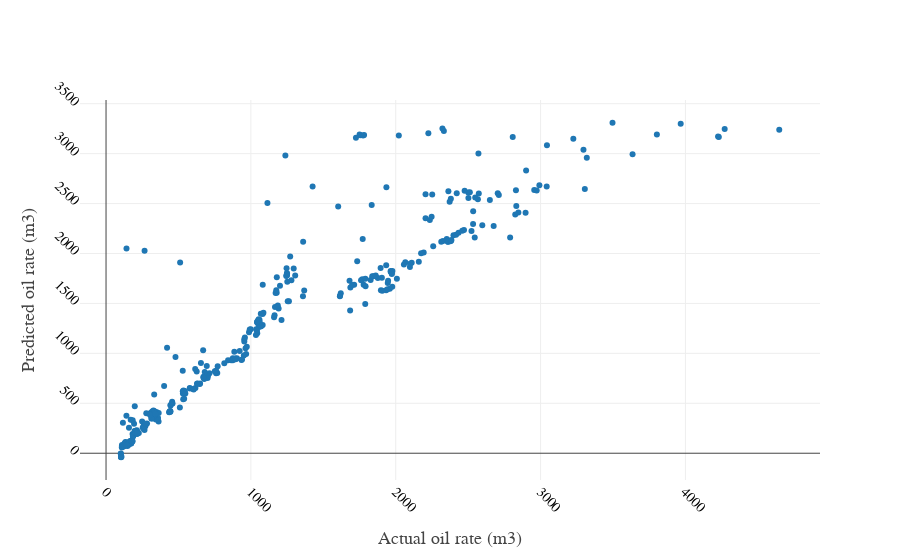

The notebook cell saved with this chart:
### Code cell
y_pred_mlp = scaler_y.inverse_transform(MLP.predict(x_test).reshape(-1,1))
trace1 = go.Scatter(x = y_act.reshape(-1,),
                    y = y_pred_mlp.reshape(-1,),
                   name = "Actual",
                   mode = 'markers',
                   line=dict(width=10))
data = [trace1]
layout = go.Layout(
    xaxis=dict(
        title='Actual oil rate (m3)',
        titlefont=dict(
            family='Arial, sans-serif',
            size=18,
            #color='lightgrey'
        ),
        showticklabels=True,
        tickangle=45,
        tickfont=dict(
            family='Old Standard TT, serif',
            size=14,
            color='black'
        ),
        exponentformat='e',
        showexponent='all'
    ),
    yaxis=dict(
        title='Predicted oil rate (m3)',
        titlefont=dict(
            family='Arial, sans-serif',
            size=18,
            #color='lightgrey'
        ),
        showticklabels=True,
        tickangle=45,
        tickfont=dict(
            family='Old Standard TT, serif',
            size=14,
            color='black'
        ),
        exponentformat='e',
        showexponent='all'
    )
)
fig = go.Figure(data=data, layout = layout)
py.iplot(fig)

### Figure 1 — Plotly figure (JSON) as saved in the notebook; plotly's stock layout.template omitted (floating-point values rounded to 4 significant figures; data arrays with more than 128 entries replaced by an {"elided": "..."} marker saying what was removed)
{"data": [{"line": {"width": 10}, "mode": "markers", "name": "Actual", "type": "scatter", "uid": "8f04d609-0a6d-444f-88cf-caad30593add", "x": {"elided": "355 float values"}, "y": {"elided": "355 float values"}}], "layout": {"xaxis": {"exponentformat": "e", "showexponent": "all", "showticklabels": true, "tickangle": 45, "tickfont": {"color": "black", "family": "Old Standard TT, serif", "size": 14}, "title": {"font": {"family": "Arial, sans-serif", "size": 18}, "text": "Actual oil rate (m3)"}}, "yaxis": {"exponentformat": "e", "showexponent": "all", "showticklabels": true, "tickangle": 45, "tickfont": {"color": "black", "family": "Old Standard TT, serif", "size": 14}, "title": {"font": {"family": "Arial, sans-serif", "size": 18}, "text": "Predicted oil rate (m3)"}}}}
